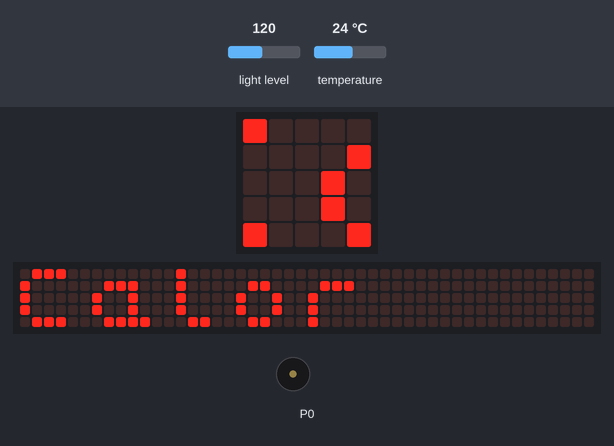
This program was run on a simulated BBC micro:bit (MakeCode). On the bench: the board's 5×5 LED display, a strip that is not on the board, showing the scrolling text unrolled, buzzer (waves = sounding). The inputs (shaded band) are chosen by the test bench; at power-on: temperature 24 °C, light level 120. The 48×5 strip is a reading aid, not a part: it shows the text the display is scrolling, unrolled, one strip-width of it at a time.

Above: at 1.27 s.
1.3 s: temperature set to 22.7 °C
12.3 s: temperature set to 21.5 °C
At 16.33 s:
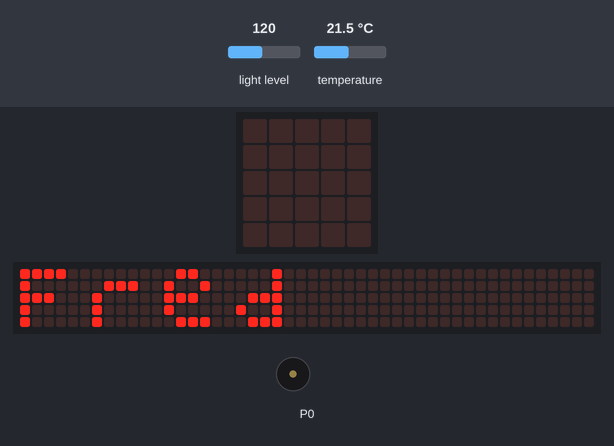
18.2 s: temperature set to 28 °C
At 20.85 s:
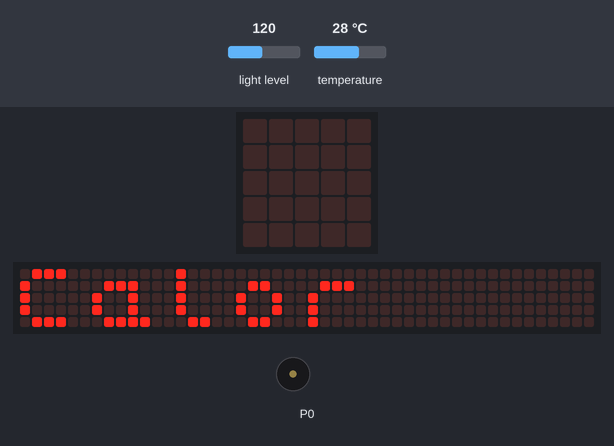
22.2 s: light level set to 55
27.3 s: light level set to 47
At 32.0 s:
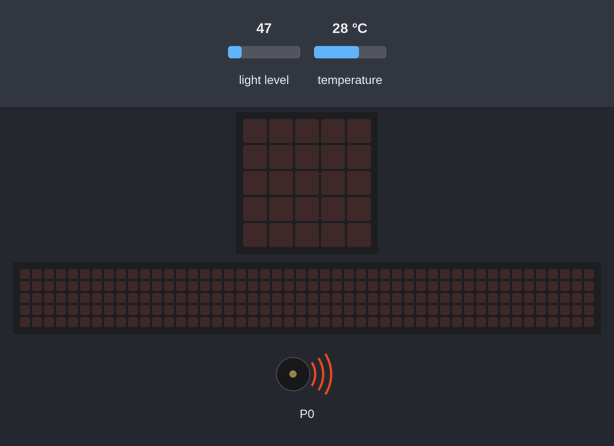
Timing chart, 0 to 37.1 s (numbered marks = the images above; inputs shaded):
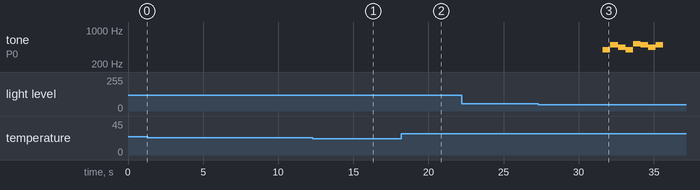

The program:

main.ts
```typescript
basic.forever(function () {
    if (input.temperature() >= 22) {
        basic.showString("Calor")
    } else {
        basic.showString("Fred")
    }
    if (input.lightLevel() > 200) {
        music.play(music.stringPlayable("C D E F G A B C5 ", 120), music.PlaybackMode.UntilDone)
    } else if (input.lightLevel() < 50) {
        music.play(music.stringPlayable("G B A G C5 B A B ", 120), music.PlaybackMode.UntilDone)
    } else {

    }
})
```

test.ts
```typescript
// les proves van aquí; això no es compilarà quan aquest paquet s'usi com a extensió.
```

Measured:
- the behaviour switches between 22 and 21.9 °C on temperature (found by bisection; images 0 and 1)
- the behaviour switches between 50 and 49 on light level (found by bisection; images 2 and 3)
- after the input at 12.3 s, the display: first differs from a run without the input after 4.0 s (image 1)
- after the input at 18.2 s, the display: first differs from a run without the input after 2.6 s (image 2)
- after the input at 27.3 s, tone on P0: plays 392 Hz for 0.51 s, 494 Hz for 0.51 s, 440 Hz for 0.51 s, 392 Hz for 0.51 s, 523 Hz for 0.51 s, 494 Hz for 0.51 s … (8 notes in this stretch), starting after 4.3 s
